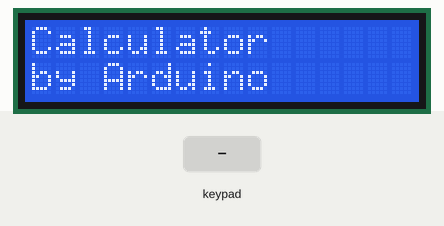
The sketch below on a simulated Arduino Uno, built with avr-gcc and run on an emulated ATmega328P. On the bench: 16×2 character LCD. The inputs (shaded band) are chosen by the test bench.

Above: at 0.1 s.
3.3 s: keypad keys 7 + 5 = pressed 0.4 s apart
At 5.8 s:
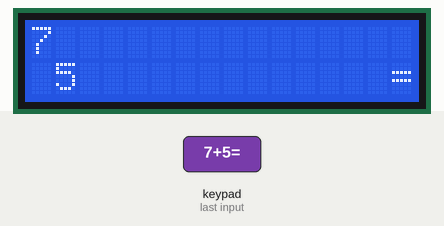
6.4 s: key '+' pressed
At 7.2 s:
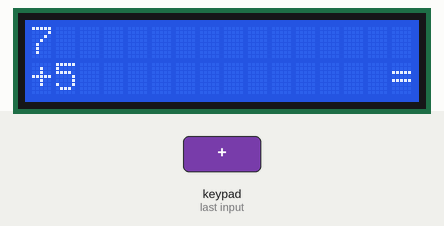
7.9 s: key '*' pressed
At 8.3 s:
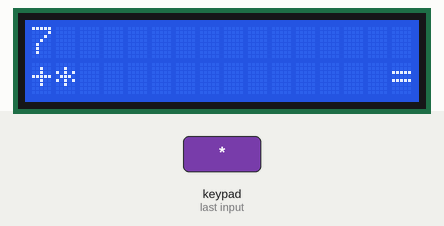
9.4 s: keypad keys 9 8 7 6 * pressed 0.4 s apart
At 11.9 s:
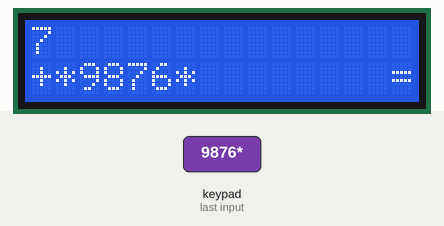
12.9 s: key 'C' pressed
At 13.3 s:
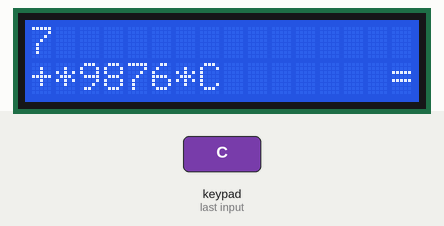
14.4 s: keypad keys 1 3 9 7 * pressed 0.4 s apart
At 16.7 s:
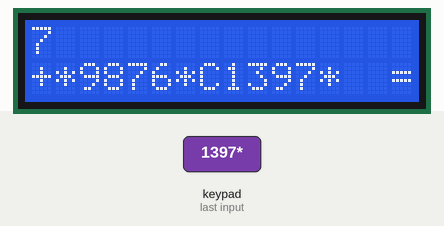
Timing chart, 0 to 18.2 s (numbered marks = the images above; inputs shaded):
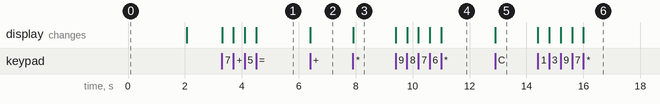

The sketch:

sketch_may3a.ino
```cpp
#include <LiquidCrystal.h>
#include <Keypad.h>

// Initialize the LCD object
LiquidCrystal lcd(12, 11, 5, 4, 3, 2);

// Initialize the keypad object
const byte ROWS = 4;
const byte COLS = 4;
char keys[ROWS][COLS] = {
  {'1','2','3','+'},
  {'4','5','6','-'},
  {'7','8','9','*'},
  {'C','0','=','/'}
};
byte rowPins[ROWS] = {9, 8, 7, 6}; // Connect to the row pinouts of the keypad
byte colPins[COLS] = {13, A0, A1, A2}; // Connect to the column pinouts of the keypad
Keypad keypad = Keypad(makeKeymap(keys), rowPins, colPins, ROWS, COLS);

void setup() {
  // Set up the LCD display
  lcd.begin(16, 2);
  lcd.print("Calculator");
  lcd.setCursor(0, 1);
  lcd.print("by Arduino");
  delay(2000);
  lcd.clear();
}

void loop() {
  char key = keypad.getKey(); // Read the pressed key

  if (key != NO_KEY) { // If a key is pressed
    switch (key) {
      case 'C': // Clear the LCD display
        lcd.clear();
        break;
      case '=': // Calculate the result
        lcd.setCursor(15, 1);
        lcd.print('=');
        lcd.setCursor(0, 1);
        lcd.print(calculate(lcd));
        break;
      default: // Display the pressed key on the LCD
        lcd.setCursor(lcd.print(key), 1);
        break;
    }
  }
}

float calculate(LiquidCrystal& lcd) {
  String input = ""; // Initialize the input string
  char key = keypad.getKey(); // Read the pressed key

  while (key != '=') { // Read input until the '=' key is pressed
    if (key != NO_KEY) { // If a key is pressed
      lcd.print(key); // Display the pressed key on the LCD
      input += key; // Add the pressed key to the input string
    }
    key = keypad.getKey(); // Read the pressed key
  }

  lcd.setCursor(0, 0); // Set the cursor to the top-left corner of the LCD

  // Split the input string into two operands and an operator
  int operand1_end = input.indexOf(' ');
  int operand2_start = operand1_end + 3;
  char op = input.charAt(operand1_end + 1);

  // Convert the operands from strings to floats
  float operand1 = input.substring(0, operand1_end).toFloat();
  float operand2 = input.substring(operand2_start).toFloat();

  // Calculate the result based on the operator
  float result;
  switch (op) {
    case '+':
      result = operand1 + operand2;
      break;
    case '-':
      result = operand1 - operand2;
      break;
    case '*':
      result = operand1 * operand2;
      break;
    case '/':
      result = operand1 / operand2;
      break;
  }

  return result;
}
```

Measured:
- after the input at 3.3 s, the display: first changes at once (image 1 shows a later state)
- after the input at 6.4 s, the display: changes at once (image 2)
- after the input at 7.9 s, the display: changes at once (image 3)
- after the input at 9.4 s, the display: first changes at once (image 4 shows a later state)
- after the input at 12.9 s, the display: changes at once (image 5)
- after the input at 14.4 s, the display: first changes at once (image 6 shows a later state)
